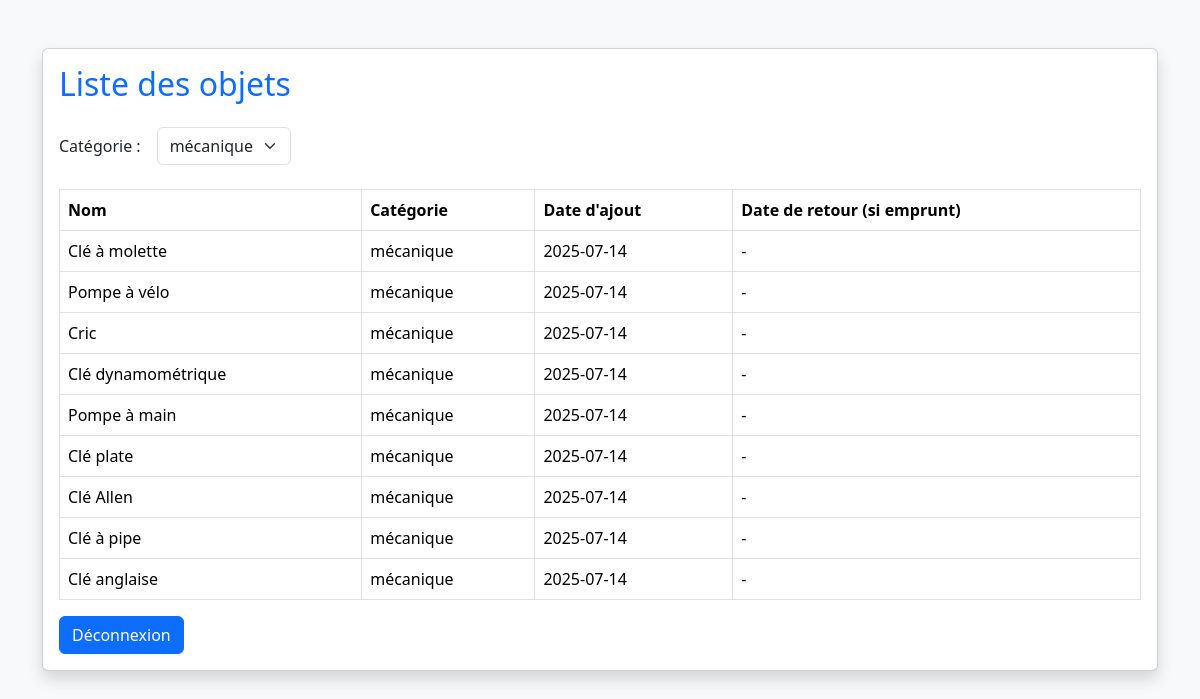
Screenshot of /accueil.php?categorie=3 (signed in) with the database file from the repository.
### tables this page shows
CREATE TABLE objet (
    id_objet INT AUTO_INCREMENT PRIMARY KEY,
    nom_objet VARCHAR(100),
    id_categorie INT,
    id_membre INT,
    FOREIGN KEY (id_categorie) REFERENCES categorie_objet(id_categorie),
    FOREIGN KEY (id_membre) REFERENCES membre(id_membre)
);

CREATE TABLE categorie_objet (
    id_categorie INT AUTO_INCREMENT PRIMARY KEY,
    nom_categorie VARCHAR(50)
);

### accueil.php (the view, shortened to what this page needs)
<?php
 $conn = new mysqli("localhost", "ETU004182", "12p8q4a7", "db_s2_ETU004182");
$filtre_categorie = isset($_GET['categorie']) ? (int) $_GET['categorie'] : 0;
$categories_result = $conn->query("SELECT * FROM categorie_objet");
$sql = "SELECT o.nom_objet, c.nom_categorie, o.date_ajout,
       (
           SELECT e.date_retour
           FROM emprunt e
           WHERE e.id_objet = o.id_objet
             AND (e.date_retour IS NULL OR e.date_retour >= CURDATE())
           ORDER BY e.date_emprunt DESC
           LIMIT 1
       ) AS date_retour
FROM objet o
JOIN categorie_objet c ON o.id_categorie = c.id_categorie";
if ($filtre_categorie > 0) {
    $sql .= " WHERE o.id_categorie = $filtre_categorie";
}
$result = $conn->query($sql);
?>
<!DOCTYPE html>
<html lang="fr">
<head>
    <link href="bootstrap-5.3.5-dist/css/bootstrap.css" rel="stylesheet">
</head>
<body class="bg-light">
    <div class="container mt-5">
        <div class="card shadow">
            <div class="card-body">
                <h2 class="text-primary mb-4">Liste des objets</h2>
                <form method="get" class="mb-4">
                    <div class="row g-3 align-items-center">
                        <div class="col-auto">
                            <label for="categorie" class="col-form-label">Catégorie :</label>
                        </div>
                        <div class="col-auto">
                            <select name="categorie" id="categorie" class="form-select" onchange="this.form.submit()">
                                <?php while ($cat = $categories_result->fetch_assoc()): ?>
                                    <option value="<?= $cat['id_categorie'] ?>" <?= $filtre_categorie == $cat['id_categorie'] ? 'selected' : '' ?>>
                                        <?= htmlspecialchars($cat['nom_categorie']) ?>
                                    </option>
                                <?php endwhile; ?>
                            </select>
                        </div>
                    </div>
                </form>
                <table class="table table-bordered">
                    <thead>
                        <tr>
                            <th>Nom</th>
                            <th>Catégorie</th>
                            <th>Date d'ajout</th>
                            <th>Date de retour (si emprunt)</th>
                        </tr>
                    </thead>
                    <tbody>
                        <?php if ($result->num_rows > 0): ?>
                            <?php while($row = $result->fetch_assoc()): ?>
                                <tr>
                                    <td><?= htmlspecialchars($row['nom_objet']) ?></td>
                                    <td><?= htmlspecialchars($row['nom_categorie']) ?></td>
                                    <td><?= htmlspecialchars($row['date_ajout']) ?></td>
                                    <td><?= $row['date_retour'] ? htmlspecialchars($row['date_retour']) : '-' ?></td>
                                </tr>
                            <?php endwhile; ?>
                        <?php else: ?>
                            <tr><td colspan="4" class="text-center text-muted">Aucun objet trouvé.</td></tr>
                        <?php endif; ?>
                    </tbody>
                </table>
                <a href="logout.php" class="btn btn-primary">Déconnexion</a>
            </div>
        </div>
    </div>
</body>
</html>

### rows the page displays
objet: nom_objet "Clé à molette", id_categorie.nom_categorie "mécanique", date_ajout "2025-07-14"
objet: nom_objet "Pompe à vélo", id_categorie.nom_categorie "mécanique", date_ajout "2025-07-14"
objet: nom_objet "Cric", id_categorie.nom_categorie "mécanique", date_ajout "2025-07-14"
objet: nom_objet "Clé dynamométrique", id_categorie.nom_categorie "mécanique", date_ajout "2025-07-14"
objet: nom_objet "Pompe à main", id_categorie.nom_categorie "mécanique", date_ajout "2025-07-14"
objet: nom_objet "Clé plate", id_categorie.nom_categorie "mécanique", date_ajout "2025-07-14"
objet: nom_objet "Clé Allen", id_categorie.nom_categorie "mécanique", date_ajout "2025-07-14"
objet: nom_objet "Clé à pipe", id_categorie.nom_categorie "mécanique", date_ajout "2025-07-14"
objet: nom_objet "Clé anglaise", id_categorie.nom_categorie "mécanique", date_ajout "2025-07-14"

### other values shown
form field categorie "mécanique"
